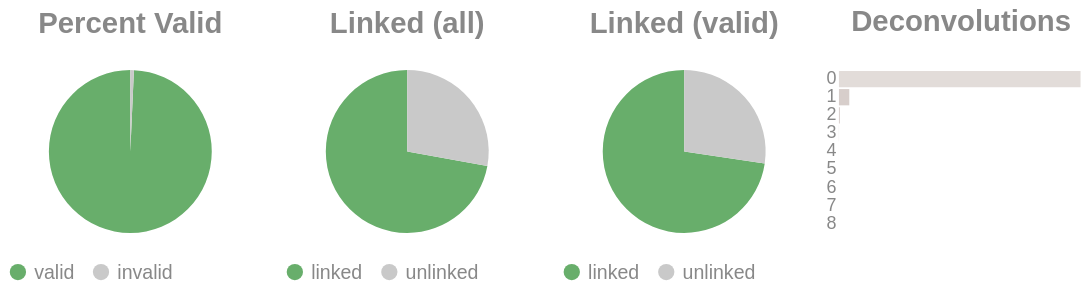

Write notebook code for a chart like this one.
### Code cell
if SKIPLR:
    pass
else:
    clash = Counter()
    for i in valids['molecule'].to_list():
        _mol = i.split("-")
        if len(_mol) == 1:
            clash.update('0')
        else:
            clash.update(_mol[-1])

    _d = {"deconvolutions": [], 'count': []}
    for k,v in clash.items():
        _d['deconvolutions'].append(k)
        _d['count'].append(v)

    tot_valid = valids['reads'].sum()
    mask = valids['reads'] >= 2
    n_linked_reads = valids.filter(mask)['reads'].sum()
    if n_linked_reads == 0:
        print_html("No linked molecules (>=2 reads) were detected; skipping linked-only distributions.")
        SKIPLR = True
    else:
        perc_valid = round(tot_valid / n_reads, 4)
        linked_perc_abs = round(n_linked_reads / n_reads, 4)
        linked_perc = round(n_linked_reads / tot_valid, 4)

    _valid = pl.DataFrame({"valids": ['valid', 'invalid'], "count": [tot_valid, n_reads - tot_valid]})
    _linked_abs = pl.DataFrame({"linked (absolute)": ['linked', 'unlinked'], "count": [n_linked_reads, n_reads - n_linked_reads]})
    _linked_rel = pl.DataFrame({"linked (valids)": ['linked', 'unlinked'], "count": [n_linked_reads, tot_valid - n_linked_reads]})

    (
        alt.hconcat(
            piechart(_valid, goodval = 'valid', title = "Percent Valid"),
            piechart(_linked_abs, goodval = "linked", title =  "Linked (all)"),
            piechart(_linked_rel, goodval = "linked", title =  "Linked (valid)"),
            convolutionbar(pl.DataFrame(_d), title = "Deconvolutions"),
            center = True,
            bounds = 'flush'
        )
        .resolve_scale(color='independent')
        .resolve_legend('independent')
        .properties(usermeta={'embedOptions': {"actions": False}})
    ).display()

### Figure 1 — Vega-Lite specification as saved in the notebook (floating-point values rounded to 4 significant figures)
{"width": "container", "height": 400, "config": {"title": {"anchor": "start", "dy": -15, "fontSize": 18, "color": "#888888", "subtitleColor": "#888888", "subtitleFontSize": 14}, "arc": {"fill": "#0072B2"}, "axis": {"domainColor": "#888888", "domainWidth": 0.5, "gridWidth": 0.2, "grid": false, "titleFontWeight": 400, "titleFontSize": 15, "labelFontSize": 11, "labelColor": "#888888", "tickColor": "#888888", "tickWidth": 0.2, "titleColor": "#888888"}, "axisBand": {"grid": false}, "axisX": {"grid": true, "tickSize": 10, "domainCap": "round"}, "axisY": {"domain": false, "grid": true, "tickSize": 0, "domainCap": "round"}, "background": "transparent", "header": {"labelFontSize": 15, "labelColor": "#888888", "titleFontSize": 15, "titleFontWeight": 600, "titleColor": "#888888"}, "legend": {"labelFont": "sans-serif", "labelFontSize": 12, "labelColor": "#888888", "symbolSize": 100, "symbolType": "circle", "titleFontSize": 12, "titlePadding": 10, "titleColor": "#888888", "title": null}, "range": {"category": ["#E69F00", "#56B4E9", "#009E73", "#F0E442", "#0072B2", "#D55E00", "#CC79A7", "#000000"], "diverging": ["#cfe8f3", "#a2d4ec", "#73bfe2", "#46abdb", "#1696d2", "#12719e"]}, "area": {"fill": "#0072B2", "fillOpacity": 0.7, "line": true, "strokeOpacity": 0.7}, "line": {"color": "#0072B2", "stroke": "#0072B2", "strokeWidth": 2}, "trail": {"color": "#0072B2", "stroke": "#0072B2", "strokeWidth": 0, "size": 1}, "point": {"filled": true, "fillOpacity": 1.0, "size": 95}, "text": {"color": "#888888", "fontSize": 11, "align": "right", "fontWeight": 400, "size": 11}, "bar": {"fill": "#0072B2", "stroke": null}, "view": {"stroke": null, "continuousWidth": 660, "continuousHeight": 400}}, "hconcat": [{"data": {"name": "data-e30ad6c4c3365ffca5c382048f64d220"}, "mark": {"type": "arc"}, "encoding": {"color": {"field": "valids", "legend": {"orient": "bottom", "title": null}, "scale": {"domain": ["valid", "invalid"], "range": ["#68ae6b", "#C9C9C9"]}, "title": "Valids", "type": "nominal"}, "theta": {"field": "count", "type": "quantitative"}, "tooltip": [{"field": "valids", "title": "Valids", "type": "ordinal"}, {"field": "percent", "format": ".2%", "title": "Percent", "type": "quantitative"}, {"field": "count", "title": "Count", "type": "quantitative"}]}, "height": 100, "title": {"text": "Percent Valid", "align": "center", "anchor": "middle"}, "transform": [{"calculate": "datum.count / 14200576", "as": "percent"}], "width": 150}, {"data": {"name": "data-2f9f8194be52d04b3133b42d933b92f5"}, "mark": {"type": "arc"}, "encoding": {"color": {"field": "linked (absolute)", "legend": {"orient": "bottom", "title": null}, "scale": {"domain": ["linked", "unlinked"], "range": ["#68ae6b", "#C9C9C9"]}, "title": "Linked (Absolute)", "type": "nominal"}, "theta": {"field": "count", "type": "quantitative"}, "tooltip": [{"field": "linked (absolute)", "title": "Linked (Absolute)", "type": "ordinal"}, {"field": "percent", "format": ".2%", "title": "Percent", "type": "quantitative"}, {"field": "count", "title": "Count", "type": "quantitative"}]}, "height": 100, "title": {"text": "Linked (all)", "align": "center", "anchor": "middle"}, "transform": [{"calculate": "datum.count / 14200576", "as": "percent"}], "width": 150}, {"data": {"name": "data-f8aa2ddb81129489cd85c8047ac863e7"}, "mark": {"type": "arc"}, "encoding": {"color": {"field": "linked (valids)", "legend": {"orient": "bottom", "title": null}, "scale": {"domain": ["linked", "unlinked"], "range": ["#68ae6b", "#C9C9C9"]}, "title": "Linked (Valids)", "type": "nominal"}, "theta": {"field": "count", "type": "quantitative"}, "tooltip": [{"field": "linked (valids)", "title": "Linked (Valids)", "type": "ordinal"}, {"field": "percent", "format": ".2%", "title": "Percent", "type": "quantitative"}, {"field": "count", "title": "Count", "type": "quantitative"}]}, "height": 100, "title": {"text": "Linked (valid)", "align": "center", "anchor": "middle"}, "transform": [{"calculate": "datum.count / 14100477", "as": "percent"}], "width": 150}, {"data": {"name": "data-3f685d4564451384f2487cc016398b21"}, "mark": {"type": "bar"}, "encoding": {"color": {"field": "deconvolutions", "legend": null, "scale": {"scheme": "lightgreyred"}, "type": "nominal"}, "tooltip": [{"field": "deconvolutions", "title": "Deconvolutions", "type": "ordinal"}, {"field": "percent", "format": ".2%", "title": "Percent", "type": "quantitative"}, {"field": "count", "title": "Count", "type": "quantitative"}], "x": {"axis": null, "field": "count", "type": "quantitative"}, "y": {"field": "deconvolutions", "sort": "ascending", "title": null, "type": "nominal"}}, "height": 100, "title": {"text": "Deconvolutions", "align": "center", "anchor": "middle"}, "transform": [{"calculate": "datum.count / 6208685", "as": "percent"}], "width": 150}], "bounds": "flush", "center": true, "resolve": {"legend": {"angle": "independent"}, "scale": {"color": "independent"}}, "usermeta": {"embedOptions": {"actions": false}}, "$schema": "https://vega.github.io/schema/vega-lite/v6.1.0.json", "datasets": {"data-e30ad6c4c3365ffca5c382048f64d220": [{"valids": "valid", "count": 14100477}, {"valids": "invalid", "count": 100099}], "data-2f9f8194be52d04b3133b42d933b92f5": [{"linked (absolute)": "linked", "count": 10242414}, {"linked (absolute)": "unlinked", "count": 3958162}], "data-f8aa2ddb81129489cd85c8047ac863e7": [{"linked (valids)": "linked", "count": 10242414}, {"linked (valids)": "unlinked", "count": 3858063}], "data-3f685d4564451384f2487cc016398b21": [{"deconvolutions": "0", "count": 5932879}, {"deconvolutions": "1", "count": 254430}, {"deconvolutions": "2", "count": 18942}, {"deconvolutions": "3", "count": 2050}, {"deconvolutions": "4", "count": 293}, {"deconvolutions": "5", "count": 60}, {"deconvolutions": "6", "count": 21}, {"deconvolutions": "7", "count": 8}, {"deconvolutions": "8", "count": 2}]}}
